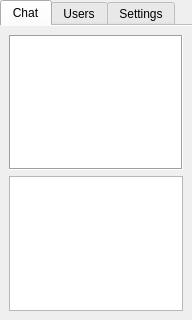
<?xml version="1.0" encoding="UTF-8"?>
<ui version="4.0">
 <class>ChatWindow</class>
 <widget class="QWidget" name="ChatWindow">
  <property name="geometry">
   <rect>
    <x>0</x>
    <y>0</y>
    <width>192</width>
    <height>320</height>
   </rect>
  </property>
  <property name="sizeIncrement">
   <size>
    <width>32</width>
    <height>32</height>
   </size>
  </property>
  <property name="windowTitle">
   <string>Form</string>
  </property>
  <property name="windowIcon">
   <iconset resource="client.qrc">
    <normaloff>:/icons/red.png</normaloff>:/icons/red.png</iconset>
  </property>
  <layout class="QVBoxLayout" name="verticalLayout">
   <property name="margin">
    <number>0</number>
   </property>
   <item>
    <widget class="QTabWidget" name="tabWidget">
     <property name="currentIndex">
      <number>0</number>
     </property>
     <property name="documentMode">
      <bool>true</bool>
     </property>
     <widget class="QWidget" name="ChatTab">
      <attribute name="title">
       <string comment="TitleChat">Chat</string>
      </attribute>
      <layout class="QVBoxLayout" name="verticalLayout_2">
       <item>
        <widget class="QPlainTextEdit" name="ChatTextView">
         <property name="frameShape">
          <enum>QFrame::Box</enum>
         </property>
         <property name="undoRedoEnabled">
          <bool>false</bool>
         </property>
         <property name="readOnly">
          <bool>true</bool>
         </property>
        </widget>
       </item>
       <item>
        <widget class="ChatTextEntry" name="EntryTextEdit"/>
       </item>
      </layout>
     </widget>
     <widget class="QWidget" name="UsersTab">
      <attribute name="title">
       <string comment="TitleUsers">Users</string>
      </attribute>
      <layout class="QVBoxLayout" name="verticalLayout_3">
       <item>
        <widget class="QTreeWidget" name="UsersTreeWidget">
         <property name="sizePolicy">
          <sizepolicy hsizetype="Expanding" vsizetype="Expanding">
           <horstretch>0</horstretch>
           <verstretch>0</verstretch>
          </sizepolicy>
         </property>
         <property name="horizontalScrollBarPolicy">
          <enum>Qt::ScrollBarAsNeeded</enum>
         </property>
         <property name="autoScroll">
          <bool>true</bool>
         </property>
         <property name="alternatingRowColors">
          <bool>false</bool>
         </property>
         <property name="columnCount">
          <number>2</number>
         </property>
         <attribute name="headerDefaultSectionSize">
          <number>100</number>
         </attribute>
         <attribute name="headerStretchLastSection">
          <bool>true</bool>
         </attribute>
         <column>
          <property name="text">
           <string>Name</string>
          </property>
         </column>
         <column>
          <property name="text">
           <string>Type</string>
          </property>
         </column>
        </widget>
       </item>
      </layout>
     </widget>
     <widget class="QWidget" name="SettingsTab">
      <attribute name="title">
       <string>Settings</string>
      </attribute>
      <layout class="QVBoxLayout" name="verticalLayout_4">
       <item>
        <widget class="QCheckBox" name="ShowNameCheckBox">
         <property name="text">
          <string comment="Showscore">Show names and score</string>
         </property>
        </widget>
       </item>
       <item>
        <widget class="QCheckBox" name="PlaySoundCheckBox">
         <property name="text">
          <string comment="PlaySound">Play sound</string>
         </property>
        </widget>
       </item>
       <item>
        <widget class="QCheckBox" name="PlayMusicCheckBox">
         <property name="text">
          <string comment="PlayMusic">Play music</string>
         </property>
        </widget>
       </item>
       <item>
        <spacer name="verticalSpacer">
         <property name="orientation">
          <enum>Qt::Vertical</enum>
         </property>
         <property name="sizeHint" stdset="0">
          <size>
           <width>20</width>
           <height>40</height>
          </size>
         </property>
        </spacer>
       </item>
      </layout>
     </widget>
    </widget>
   </item>
  </layout>
 </widget>
 <customwidgets>
  <customwidget>
   <class>ChatTextEntry</class>
   <extends>QPlainTextEdit</extends>
   <header>chattextentry.h</header>
  </customwidget>
 </customwidgets>
 <resources>
  <include location="client.qrc"/>
 </resources>
 <connections/>
</ui>
